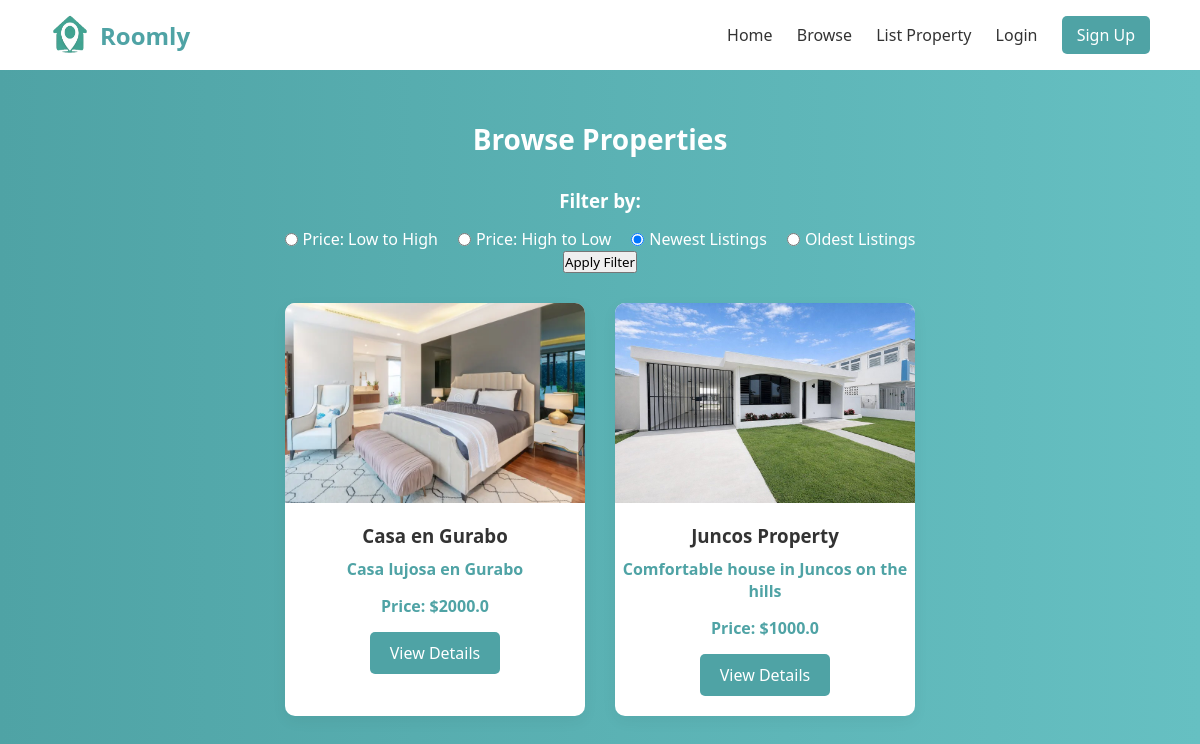
The app's page /browse, older data.
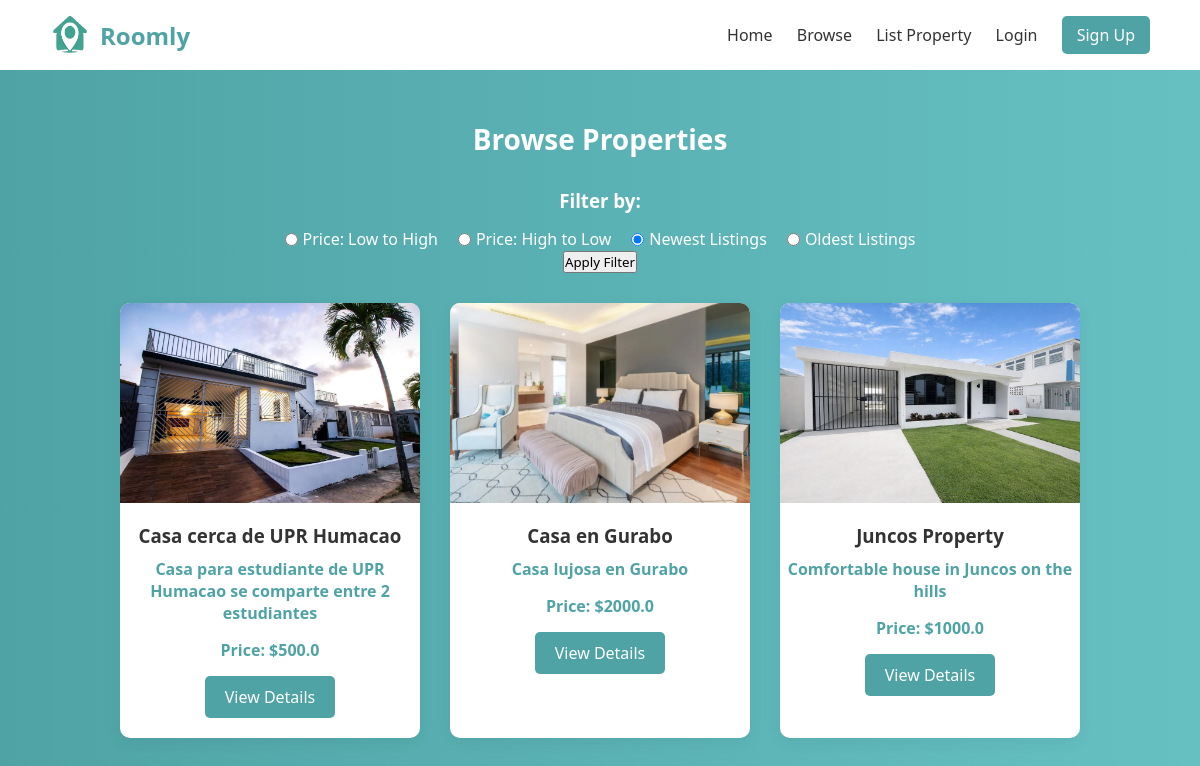
The same page, newer data.
### website/models.py (models this page shows)
class Property(db.Model):
    __tablename__ = 'PROPERTY'
    property_id_pk = db.Column(db.Integer, primary_key=True)
    title = db.Column(db.String(255), nullable=False)
    description = db.Column(db.Text, nullable=False)
    address = db.Column(db.String(255), nullable=False)
    city = db.Column(db.String(255), nullable=False)
    state = db.Column(db.String(255), nullable=False)
    country = db.Column(db.String(255), nullable=False)
    postal_code = db.Column(db.String(10), nullable=False)
    price_per_month = db.Column(db.Float, nullable=False)
    deposit_amount = db.Column(db.Float, nullable=False)
    number_of_bedrooms = db.Column(db.Integer, nullable=False)
    number_of_bathrooms = db.Column(db.Integer, nullable=False, default=1)
    sqr_ft = db.Column(db.Integer, nullable=False)
    amenities = db.Column(db.Text, nullable=True)
    availability_status = db.Column(db.Boolean, nullable=False)
    owner_id_fk = db.Column(db.Integer, nullable=False)
    university_id_fk = db.Column(db.Integer, nullable=True)
    images = db.relationship('PropertyImage', backref='property', lazy='select')
    amenity_links = db.relationship('PropertyAmenity', backref='property', lazy='select')
    reviews = db.relationship('PropertyReview', backref='property', lazy='select', cascade='all, delete-orphan')
    @property
    def id(self):
        return self.property_id_pk
    @property
    def price(self):
        return self.price_per_month
    @property
    def image_url(self):
        if self.images:
            return self.images[0].image_url
        return '/static/logoRoomly.png'

class PropertyImage(db.Model):
    __tablename__ = 'PROPERTY_IMAGES'
    image_id_pk = db.Column(db.Integer, primary_key=True)
    image_url = db.Column(db.String(255), nullable=False)
    property_id_fk = db.Column(db.Integer, db.ForeignKey('PROPERTY.property_id_pk'), nullable=False)

### website/views.py (the view)
@views.route('/browse')
def browse():
    selected_filter = request.args.get('filter', 'newest')
    query = Property.query.filter_by(availability_status=True)
    if selected_filter == 'price_low_high':
        query = query.order_by(Property.price_per_month.asc())
    elif selected_filter == 'price_high_low':
        query = query.order_by(Property.price_per_month.desc())
    elif selected_filter == 'oldest':
        query = query.order_by(Property.property_id_pk.asc())
    else:
        selected_filter = 'newest'
        query = query.order_by(Property.property_id_pk.desc())
    properties = query.all()
    return render_template('browse.html', properties=properties, selected_filter=selected_filter)

### website/templates/browse.html (shortened to what this page needs)
<!DOCTYPE html>
<html lang="en">
<head>
    <link rel="stylesheet" href="{{ url_for('static', filename='styles.css') }}">
</head>
<body>
    <header>
        <a class="logoRoomly" href="{{ url_for('views.home') }}">
            <img src="{{ url_for('static', filename='logoRoomly.png') }}" alt="Roomly Icon" class="header-icon">
            Roomly
            </a>
        <nav>
            <a href="{{ url_for('views.home') }}">Home</a>
            <a href="{{ url_for('views.browse') }}">Browse</a>
            <a href="{{ url_for('views.list_property') }}">List Property</a>
            {% if session.get('account_id') %}
                <a href="{{ url_for('auth.profile') }}">Profile</a>
                <span class="nav-user">Hi, {{ session.get('account_first_name') }}</span>
                <a href="{{ url_for('auth.logout') }}" class="signup-btn">Log Out</a>
            {% else %}
                <a href="{{ url_for('auth.login') }}">Login</a>
                <a href="{{ url_for('auth.signup') }}" class="signup-btn">Sign Up</a>
            {% endif %}
        </nav>
    </header>
    <section class="browse-container">
        <h2>Browse Properties</h2>
        <div class="filter-section">
            <h3>Filter by:</h3>
            <form method="GET" action="{{ url_for('views.browse') }}">
                <div class="filter-options">
                    <label><input type="radio" name="filter" value="price_low_high" {% if selected_filter == 'price_low_high' %}checked{% endif %}> Price: Low to High</label>
                    <label><input type="radio" name="filter" value="price_high_low" {% if selected_filter == 'price_high_low' %}checked{% endif %}> Price: High to Low</label>
                    <label><input type="radio" name="filter" value="newest" {% if selected_filter == 'newest' %}checked{% endif %}> Newest Listings</label>
                    <label><input type="radio" name="filter" value="oldest" {% if selected_filter == 'oldest' %}checked{% endif %}> Oldest Listings</label>
                </div>
                <button type="submit">Apply Filter</button>
            </form>
        </div>
        <div class="property-listings">
            {% for property in properties %}
                <div class="property-card">
                    <img src="{{ property.image_url }}" alt="{{ property.title }}">
                    <h3>{{ property.title }}</h3>
                    <p>{{ property.description }}</p>
                    <p>Price: ${{ property.price }}</p>
                    <a href="{{ url_for('views.property_detail', property_id=property.id) }}" class="view-details-btn">View Details</a>
                </div>
            {% endfor %}
        </div>
    </section>
</body>
</html>

### website/static/styles.css (style rules this page uses)
* { margin: 0; padding: 0; box-sizing: border-box; font-family: 'Segoe UI', sans-serif; }
body { background-color: #f8f9fa; color: #333; }
header { display: flex; justify-content: space-between; align-items: center; padding: 15px 50px; background-color: white; box-shadow: 0 2px 5px rgba(0,0,0,0.05); }
.header-icon { height: 40px; width: 40px; margin-right: 10px; vertical-align: middle; }
.logoRoomly { display: flex; align-items: center; font-size: 24px; font-weight: 700; color: #4FA3A5; text-decoration: none; }
nav a { margin-left: 20px; text-decoration: none; color: #333; font-weight: 500; }
.signup-btn { background-color: #4FA3A5; color: white; padding: 8px 15px; border-radius: 5px; }
.view-details-btn { display: inline-block; padding: 10px 20px; border: none; background-color: #4FA3A5; color: white; border-radius: 5px; cursor: pointer; text-decoration: none; transition: background-color 0.3s ease; }
.browse-container { padding: 50px; text-align: center; background: linear-gradient(to right, #4FA3A5, #66c0c2); min-height: calc(100vh - 70px); }
.browse-container h2 { margin-bottom: 30px; font-size: 28px; color: white; }
.browse-container .property-listings { display: flex; justify-content: center; gap: 30px; flex-wrap: wrap; }
.browse-container .property-card { background-color: white; width: 300px; border-radius: 10px; box-shadow: 0 5px 15px rgba(0,0,0,0.05); padding-bottom: 20px; transition: transform 0.3s ease; }
.browse-container .property-card img { width: 100%; border-radius: 10px 10px 0 0; }
.browse-container .property-card h3 { margin: 15px 0 10px; }
.browse-container .property-card p { margin-bottom: 15px; font-weight: bold; color: #4FA3A5; }
.browse-container .property-card .view-details-btn { display: inline-block; padding: 10px 20px; background-color: #4FA3A5; color: white; border-radius: 5px; text-decoration: none; cursor: pointer; }
.browse-container .filter-section { margin-bottom: 30px; }
.browse-container .filter-section h3 { margin-bottom: 15px; color: white; }
.browse-container .filter-section .filter-options { display: flex; gap: 20px; justify-content: center; }
.browse-container .filter-section .filter-options label { display: flex; align-items: center; gap: 5px; color: white; }

Row changes from the older to the newer data that the page shows:
added Property: image_url (picture), title "Casa cerca de UPR Humacao", description "Casa para estudiante de UPR Humacao se comparte entre 2 estudiantes", price "500.0"
